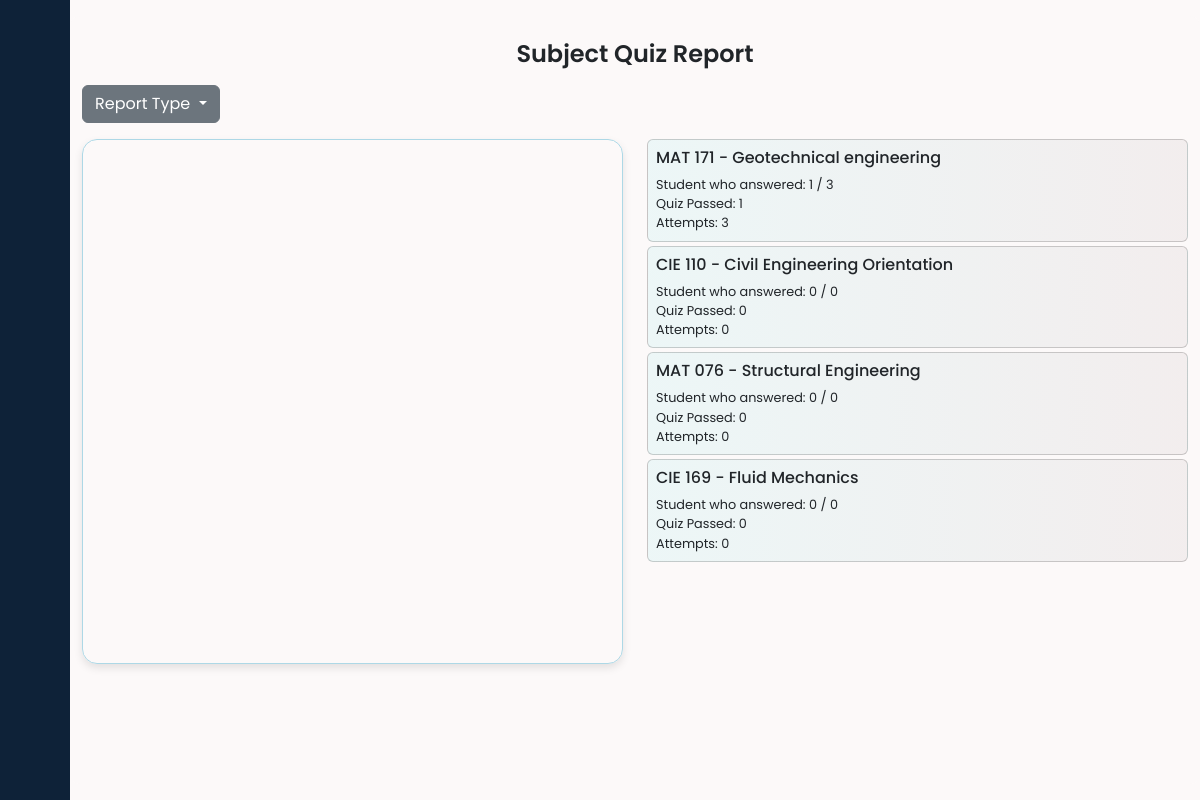
The app's page /faculty/quiz_results.php (signed in) with its own data.
### tables this page shows
CREATE TABLE `tbl_course` (
  `course_id` int(11) NOT NULL,
  `program_id` int(11) NOT NULL,
  `user_id` int(11) NOT NULL,
  `course_code` varchar(20) NOT NULL,
  `course_name` varchar(30) NOT NULL,
  `course_status` tinyint(1) NOT NULL
);

### faculty/quiz_results.php (the view, shortened to what this page needs)
<?php
require '../api/db-connect.php';
if (isset($_SESSION['program_id'])) {
    $program_id = $_SESSION['program_id'];
    $sql = "SELECT
                    c.course_id,
                    c.course_code,
                    c.course_name,
                    r.module_id,
                    COALESCE(passed_attempts, 0) AS passed_attempts,
                    COALESCE(failed_attempts, 0) AS failed_attempts
                FROM
                    tbl_course c
                LEFT JOIN
                    (SELECT
                        course_id,
                        module_id,
                        COUNT(CASE WHEN result_status = 1 THEN 1 END) AS passed_attempts,
                        COUNT(CASE WHEN result_status = 0 THEN 1 END) AS failed_attempts
                    FROM tbl_result
                    WHERE quiz_type = 2
                    GROUP BY course_id, module_id) r
                ON c.course_id = r.course_id
                WHERE
                    c.program_id = :program_id";
    $result = $conn->prepare($sql);
    $result->bindParam(':program_id', $program_id, PDO::PARAM_INT);
    $result->execute();
    $courses = $result->fetchAll(PDO::FETCH_ASSOC);
} else {
    header("Location: ../index.php");
    exit();
}
?>
<!DOCTYPE html>
<html lang="en">
<head>
    <link href="https://cdn.lineicons.com/4.0/lineicons.css" rel="stylesheet" />
    <link href="https://cdn.jsdelivr.net/npm/bootstrap@5.3.0-alpha3/dist/css/bootstrap.min.css" rel="stylesheet">
    <link rel="stylesheet" href="style.css" type="text/css">
</head>
<body>
    <div class="wrapper">
        <?php include 'sidebar.php'; ?>
        <div class="container mt-3 mb-3">
            <div class="row justify-content-center mt-2">
                <div class="text-center mb-2 mt-3">
                    <h1>Subject Quiz Report</h1>
                </div>
                <?php include 'report_dropdown.php'; ?>
                <div class="col-sm">
                    <div id="myChart" style="border: 1px solid lightblue;
                                    padding: 10px;
                                    box-sizing: border-box;
                                    border-radius: 15px;
                                    box-shadow: 0 4px 8px rgba(0, 0, 0, 0.1);
                                    height: 525px;">
                    </div>
                </div>
                <div class="col-sm">
                    <?php if (!empty($courses)) : ?>
                        <?php
                        $uniqueCourses = [];
                        foreach ($courses as $course) {
                            $courseId = $course['course_id'];
                            if (!isset($uniqueCourses[$courseId])) {
                                $uniqueCourses[$courseId] = $course;
                            } else {
                                $uniqueCourses[$courseId]['passed_attempts'] += $course['passed_attempts'];
                                $uniqueCourses[$courseId]['failed_attempts'] += $course['failed_attempts'];
                            }
                        }
                        ?>
                        <?php foreach ($uniqueCourses as $index => $course) : ?>
                            <a href="quiz_course_modules.php?course_id=<?php echo $course['course_id']; ?>&user_id=<?php echo $_SESSION['user_id']; ?>&module_id=<?php echo $course['module_id']; ?>">
                                <div class="card subject-<?php echo ($index % 3) + 1; ?> mb-1" style="background: linear-gradient(to left, rgba(220, 210, 211, 0.3), rgba(200, 240, 241, 0.3));">
                                    <div class="card-body" style="padding: 0.5rem;">
                                        <h5 class="card-title" style="font-size: 1rem;"><?php echo $course['course_code'] . ' -  ' . $course['course_name']; ?></h5>
                                        <p style="font-size: 0.8rem; margin-bottom: 0;">Student who answered:
                                            <?php
                                            $stmtAnswered = $conn->prepare("SELECT COUNT(DISTINCT stud_id) AS answered FROM tbl_result WHERE course_id = :course_id AND quiz_type = 2");
                                            $stmtAnswered->bindValue(':course_id', $course['course_id']);
                                            if (!$stmtAnswered->execute()) {
                                                echo "Error executing query: " . implode(" ", $stmtAnswered->errorInfo());
                                            } else {
                                                $answeredData = $stmtAnswered->fetch(PDO::FETCH_ASSOC);
                                                $answeredStudents = $answeredData['answered'];
                                                $totalStudents = 0;
                                                if ($answeredStudents > 0) {
                                                    $stmtTotalStudents = $conn->prepare("SELECT COUNT(DISTINCT stud_id) AS total_students FROM tbl_student WHERE program_id = :program_id");
                                                    $stmtTotalStudents->bindValue(':program_id', $program_id);
                                                    if (!$stmtTotalStudents->execute()) {
                                                        echo "Error executing query: " . implode(" ", $stmtTotalStudents->errorInfo());
                                                    } else {
                                                        $totalStudentsData = $stmtTotalStudents->fetch(PDO::FETCH_ASSOC);
                                                        $totalStudents = $totalStudentsData['total_students'];
                                                    }
                                                }
                                                echo $answeredStudents . " / " . $totalStudents;
                                            }
                                            ?>
                                        </p>
                                        <p style="font-size: 0.8rem; margin-bottom: 0;">Quiz Passed: <?php echo $course['passed_attempts']; ?></p>
                                        <p style="font-size: 0.8rem; margin-bottom: 0;">Attempts: <?php echo $course['failed_attempts'] + $course['passed_attempts']; ?></p>
                                    </div>
                                </div>
                            </a>
                        <?php endforeach; ?>
                    <?php else : ?>
                        <p>No courses found.</p>
                    <?php endif; ?>
                </div>
            </div>
        </div>
    </div>
</body>
</html>

### faculty/style.css (style rules this page uses)
a { text-decoration: none; }
h1 { font-weight: 600; font-size: 1.5rem; }
body { font-family: 'Poppins', sans-serif; }
.wrapper { display: flex; }
.wrapper { display: flex; height: 100vh; overflow-y: auto; width: 100%; background-color: rgb(252, 249, 249); }
.container { margin-top: .5%; margin-bottom: .5%; overflow-y: auto; border-radius: 10px; background-color: rgb(252, 249, 249); }

### records on screen
tbl_course: course_code "CIE 110", course_name "Civil Engineering Orientation", answeredStudents "0", totalStudents "0", passed_attempts "0"
tbl_course: course_code "MAT 076", course_name "Structural Engineering", answeredStudents "0", totalStudents "0", passed_attempts "0"
tbl_course: course_code "CIE 169", course_name "Fluid Mechanics", answeredStudents "0", totalStudents "0", passed_attempts "0"

### other values on screen
$course['course_code'] "MAT 171"
$course['course_name'] "Geotechnical engineering"
$answeredStudents "1"
$totalStudents "3"
$course['passed_attempts'] "1"
$course['failed_attempts'] + $course['passed_attempts'] "3"
